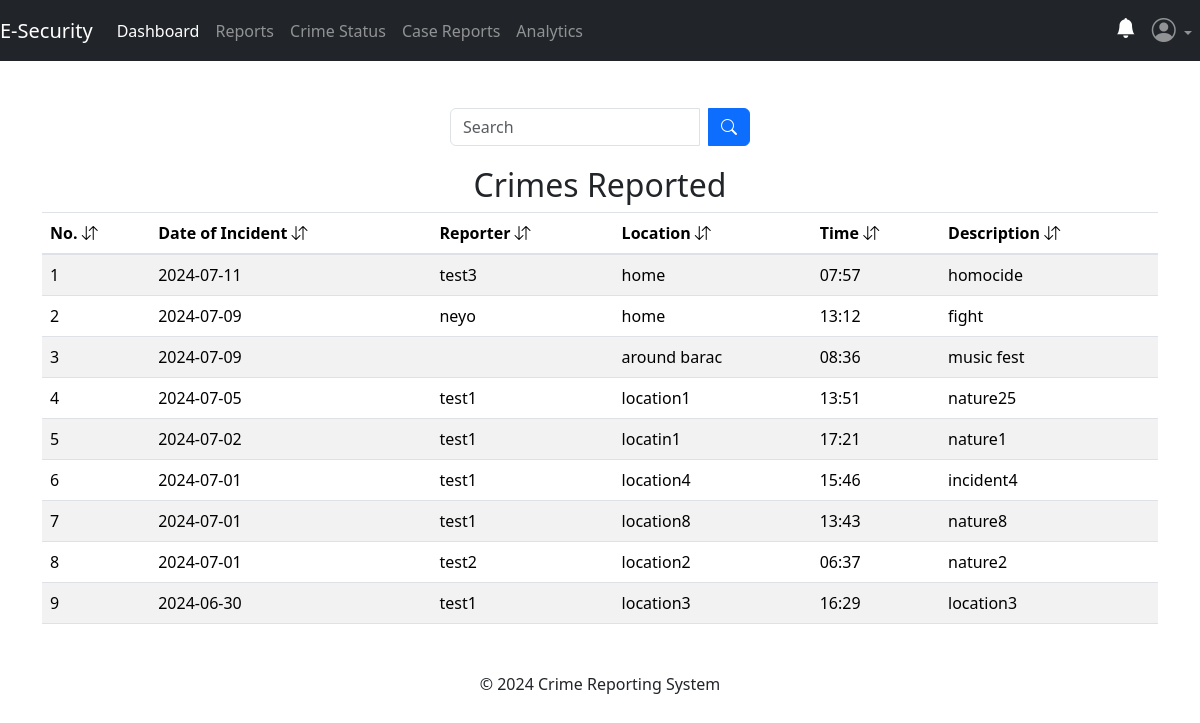
/admin/reports (signed in), run on the app's committed database.
### app/posts/models.py (models this page shows, shortened)
class Crime(db.Model, UserMixin):
    crime_id = db.Column(db.Integer, primary_key=True)
    date_of_incident = db.Column(db.String(10), nullable=False)
    issued_by = db.Column(db.String(20), nullable=True)
    time_of_incident = db.Column(db.String(10), nullable=False)
    phonenumber = db.Column(db.String(10), nullable=True)
    incident_location = db.Column(db.Text, nullable=False)
    incident_nature = db.Column(db.Text, nullable=False)
    incident_details = db.Column(db.Text, nullable=False)
    suspect_details = db.Column(db.Text, nullable=True)
    arrest_history = db.Column(db.Text, nullable=False)
    suspect_name = db.Column(db.String(10), nullable=True)
    comments = db.Column(db.Text, nullable=True)
    crime_status = db.Column(db.String(10), nullable=True)
    latitude = db.Column(db.Float)
    longitude = db.Column(db.Float)
    crime_file_upload = db.Column(db.Text, nullable=True)
    crime_file_name = db.Column(db.Text, nullable=True)
    crime_mimetype = db.Column(db.Text, nullable=True)
    date_crime_received = db.Column(db.DateTime(timezone=True), nullable=False, default=current_time())
    reporter_id = db.Column(db.Integer, db.ForeignKey('user.id'))

### app/admins/routes.py (the view)
@admins.route('/admin/reports')
@admin_required
def reports():
    search_query = request.args.get('search_query', '')
    try:
        if search_query:
            crimes = Crime.query.filter(
                Crime.incident_location.ilike(f'%{search_query}%') |
                Crime.issued_by.ilike(f'%{search_query}%') |
                Crime.date_of_incident.ilike(f'%{search_query}%') |
                Crime.time_of_incident.ilike(f'%{search_query}%') |
                Crime.date_crime_received.ilike(f'%{search_query}%') |
                Crime.crime_status.ilike(f'%{search_query}%') |
                Crime.incident_nature.ilike(f'%{search_query}%')
            ).order_by(desc(Crime.date_crime_received)).all()
        else:
            crimes = Crime.query.order_by(desc(Crime.date_crime_received)).all()
    except Exception as e:
        current_app.logger.error(f"Database error: {str(e)}")
        flash("An error occurred while fetching reports.", "danger")
        return redirect(url_for('admins.reports'))
    if not crimes:
        flash("No reports found.", "info")
    return render_template('admin/reports.html', title='Reports Dashboard', crimes=crimes)

### app/__init__.py (called while the page is built)
@login_manager.user_loader
def load_user(user_id):
    return models.User.query.get(user_id)

### app/admins/routes.py (called while the page is built)
def admin_required(f):
    @wraps(f)
    def decorated_function(*args, **kwargs):
        if not session.get('admin_id'):
            flash('You need to be logged in as an admin to access the page.', 'danger')
            return redirect(url_for('admins.adminIndex'))
        return f(*args, **kwargs)
    return decorated_function

### app/templates/admin/reports.html (shortened to what this page needs)
{% extends 'admin/layout.html' %}
{% block content %}
<div class="container">
    <br>
    <form method="GET" action="{{ url_for('admins.reports') }}" class="search-form">
        <div class="input-group search-input">
            <input type="text" name="search_query" class="form-control" placeholder="Search">
            <div class="input-group-append ms-2">
                <button type="submit" class="btn btn-primary">
                    <i class="bi bi-search"></i>
                </button>
            </div>
        </div>
    </form>
{% if crimes %}
  <table class="table table-striped table-hover">
    <h2 style="text-align: center;">Crimes Reported</h2>
    <thead>
        <tr>
            <th scope="col">No. <i class="bi bi-arrow-down-up"></i></th>
            <th scope="col">Date of Incident <i class="bi bi-arrow-down-up"></i></th>
            <th scope="col">Reporter <i class="bi bi-arrow-down-up"></i></th>
            <th scope="col">Location <i class="bi bi-arrow-down-up"></i></th>
            <th scope="col">Time <i class="bi bi-arrow-down-up"></i></th>
            <th scope="col">Description <i class="bi bi-arrow-down-up"></i></th>
        </tr>
    </thead>
    <tbody>
        {% for crime in crimes %}
            <tr  onclick="crimeDetails('{{ crime.crime_id }}')" style="cursor: pointer;">
                <td>{{ loop.index }}</td>
                <td>{{ crime.date_of_incident }}</td>
                <td>{{ crime.issued_by }}</td>
                <td>{{ crime.incident_location }}</td>
                <td>{{ crime.time_of_incident }}</td>
                <td>{{ crime.incident_nature }}</td>
            </tr>
        {% endfor %}
    </tbody>
  </table>
{% endif %}
{% endblock content %}

### app/templates/admin/layout.html (style rules this page uses)
html, body { height: 100%; width: 100%; padding-top: 30px; background-color: #ffffff; }

### app/templates/admin/reports.html (style rules this page uses)
.search-form { display: flex; justify-content: center; margin-bottom: 20px; }
.search-input { width: 300px; }

### data on the page
Crime: date_of_incident "2024-07-11", issued_by "test3", incident_location "home", time_of_incident "07:57", incident_nature "homocide"
Crime: date_of_incident "2024-07-09", issued_by "neyo", incident_location "home", time_of_incident "13:12", incident_nature "fight"
Crime: date_of_incident "2024-07-09", incident_location "around barac", time_of_incident "08:36", incident_nature "music fest"
Crime: date_of_incident "2024-07-05", issued_by "test1", incident_location "location1", time_of_incident "13:51", incident_nature "nature25"
Crime: date_of_incident "2024-07-02", issued_by "test1", incident_location "locatin1", time_of_incident "17:21", incident_nature "nature1"
Crime: date_of_incident "2024-07-01", issued_by "test1", incident_location "location4", time_of_incident "15:46", incident_nature "incident4"
Crime: date_of_incident "2024-07-01", issued_by "test1", incident_location "location8", time_of_incident "13:43", incident_nature "nature8"
Crime: date_of_incident "2024-07-01", issued_by "test2", incident_location "location2", time_of_incident "06:37", incident_nature "nature2"
Crime: date_of_incident "2024-06-30", issued_by "test1", incident_location "location3", time_of_incident "16:29", incident_nature "location3"
